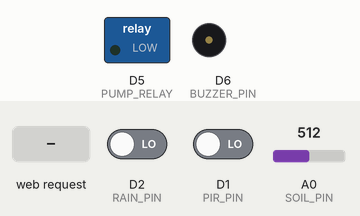
A sketch run on a simulated ESP8266 (NodeMCU). Shown: switched loads named in the sketch (green lamp = pin HIGH), buzzer (waves = sounding, pin HIGH). Inputs (shaded band) come from the test bench; at power-on: D1 (PIR_PIN) LOW, D2 (RAIN_PIN) LOW, A0 (SOIL_PIN) = 512. WiFi joins after 1.5 s; servers stay silent unless stated; what the sketch prints to the serial monitor is not drawn.

Above: at 2.8 s.
2.9 s: D1 (PIR_PIN) driven HIGH
At 4.2 s:
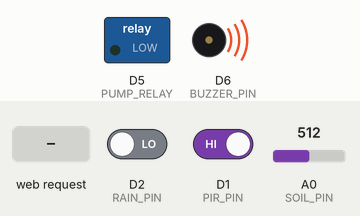
4.5 s: HTTP request GET /pump/on received
At 5.6 s:
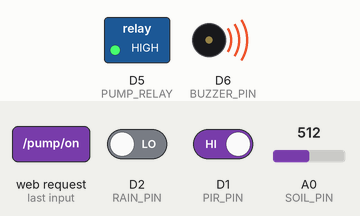
6.1 s: HTTP request GET /pump/off received
At 7.0 s:
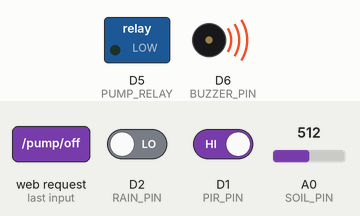
Timing chart, 0 to 9.1 s (numbered marks = the images above; inputs shaded):
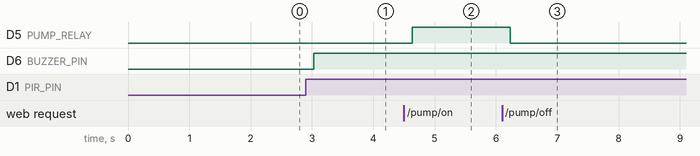

The sketch:

smart_irrigation_esp8266.ino
```cpp
/*
  SMART IRRIGATION SYSTEM - NodeMCU ESP8266
  Complete working sketch for the HTML dashboard
*/

#include <ESP8266WiFi.h>
#include <ESP8266WebServer.h>

// ===== 🔧 CHANGE THESE =====
const char* ssid     = "mechanical Dept";  // Your WiFi name
const char* password = "2026@mechanical";  // Your WiFi password
// ===========================

// ===== Pin Definitions =====
#define PIR_PIN      D1   // GPIO5 - Motion Sensor
#define RAIN_PIN     D2   // GPIO4 - Rain Sensor (Digital)
#define SOIL_PIN     A0   // Analog - Soil Moisture
#define PUMP_RELAY   D5   // GPIO14 - Water Pump Relay
#define BUZZER_PIN   D6   // GPIO12 - Buzzer

// ===== Configuration =====
int soilDryThreshold = 600;  // Calibrate this value
bool rainActiveLow = true;   // Most rain modules pull LOW when wet
const unsigned long motionAlertMs = 5000;

ESP8266WebServer server(80);

bool motionDetected = false;
bool rainDetected = false;
int soilValue = 0;
bool pumpState = false;
bool autoMode = true;
unsigned long lastMotionTime = 0;

// ============================================================
//  HTML PAGE (Same as your Smart_irrigation.html)
//  Note: You already have this file, so we'll just serve it
// ============================================================

// ===== HANDLERS =====
void handleRoot() {
  // Serve the HTML file (your Smart_irrigation.html content)
  server.send(200, "text/html", "<!DOCTYPE html><html><head><title>Smart Irrigation</title></head><body><h1>Loading...</h1><script>window.location.href='/dashboard.html';</script></body></html>");
}

void handleData() {
  String json = "{";
  json += "\"motion\":" + String(motionDetected ? "true" : "false") + ",";
  json += "\"rain\":" + String(rainDetected ? "true" : "false") + ",";
  json += "\"soil\":" + String(soilValue) + ",";
  json += "\"soilStatus\":\"" + String(soilValue > soilDryThreshold ? "Dry" : "Wet") + "\",";
  json += "\"pump\":" + String(pumpState ? "true" : "false") + ",";
  json += "\"auto\":" + String(autoMode ? "true" : "false");
  json += "}";

  // Add CORS headers
  server.sendHeader("Access-Control-Allow-Origin", "*");
  server.sendHeader("Access-Control-Allow-Methods", "GET, POST, OPTIONS");
  server.sendHeader("Access-Control-Allow-Headers", "Content-Type");
  server.send(200, "application/json", json);
}

void handlePumpOn() {
  autoMode = false;
  pumpState = true;
  digitalWrite(PUMP_RELAY, HIGH);
  server.send(200, "text/plain", "OK");
}

void handlePumpOff() {
  autoMode = false;
  pumpState = false;
  digitalWrite(PUMP_RELAY, LOW);
  server.send(200, "text/plain", "OK");
}

void handleAutoOn() {
  autoMode = true;
  server.send(200, "text/plain", "OK");
}

void handleOptions() {
  server.sendHeader("Access-Control-Allow-Origin", "*");
  server.sendHeader("Access-Control-Allow-Methods", "GET, POST, OPTIONS");
  server.sendHeader("Access-Control-Allow-Headers", "Content-Type");
  server.send(200);
}

// ============================================================
//  SETUP
// ============================================================
void setup() {
  Serial.begin(115200);
  delay(100);

  Serial.println();
  Serial.println("========================================");
  Serial.println("  🌱 SMART IRRIGATION SYSTEM");
  Serial.println("========================================");

  // Setup pins
  pinMode(PIR_PIN, INPUT);
  pinMode(RAIN_PIN, INPUT);
  pinMode(PUMP_RELAY, OUTPUT);
  pinMode(BUZZER_PIN, OUTPUT);

  digitalWrite(PUMP_RELAY, LOW);
  digitalWrite(BUZZER_PIN, LOW);

  // Connect to WiFi
  WiFi.mode(WIFI_STA);
  WiFi.begin(ssid, password);

  Serial.print("📡 Connecting to WiFi");
  int attempts = 0;
  while (WiFi.status() != WL_CONNECTED && attempts < 30) {
    delay(500);
    Serial.print(".");
    attempts++;
  }

  if (WiFi.status() == WL_CONNECTED) {
    Serial.println();
    Serial.println("✅ WiFi Connected!");
    Serial.print("📡 IP Address: ");
    Serial.println(WiFi.localIP());
  } else {
    Serial.println();
    Serial.println("⚠️ WiFi connection failed!");
    Serial.println("📡 Starting Access Point mode...");

    WiFi.softAP("SmartIrrigation", "12345678");
    Serial.print("📡 AP IP: ");
    Serial.println(WiFi.softAPIP());
    Serial.println("📱 Connect to 'SmartIrrigation' WiFi");
    Serial.println("📱 Password: 12345678");
    Serial.println("📱 Then use IP: 192.168.4.1");
  }

  // Setup web server routes
  server.on("/", HTTP_GET, handleRoot);
  server.on("/data", HTTP_GET, handleData);
  server.on("/pump/on", HTTP_GET, handlePumpOn);
  server.on("/pump/off", HTTP_GET, handlePumpOff);
  server.on("/auto/on", HTTP_GET, handleAutoOn);
  server.on("/dashboard.html", HTTP_GET, []() {
    // Serve your HTML file
    server.send(200, "text/html", R"=====(
      <!-- PASTE YOUR ENTIRE Smart_irrigation.html CONTENT HERE -->
      <!-- Or serve it from SPIFFS -->
    )=====");
  });

  // Handle CORS
  server.onNotFound([]() {
    if (server.method() == HTTP_OPTIONS) {
      handleOptions();
    } else {
      server.send(404, "text/plain", "Not Found");
    }
  });

  server.begin();

  Serial.println("🌐 HTTP Server Started!");
  Serial.println("========================================");
  Serial.println();
  Serial.println("📱 OPEN THIS IN YOUR BROWSER:");
  if (WiFi.status() == WL_CONNECTED) {
    Serial.print("   http://");
    Serial.println(WiFi.localIP());
    Serial.println();
    Serial.println("📱 OR USE THE DASHBOARD:");
    Serial.print("   http://");
    Serial.print(WiFi.localIP());
    Serial.println("/dashboard.html");
  } else {
    Serial.println("   http://192.168.4.1");
  }
  Serial.println("========================================");
}

// ============================================================
//  LOOP
// ============================================================
void loop() {
  server.handleClient();

  // ---- PIR Motion Sensor ----
  if (digitalRead(PIR_PIN) == HIGH) {
    motionDetected = true;
    lastMotionTime = millis();
    digitalWrite(BUZZER_PIN, HIGH);
  }
  if (motionDetected && millis() - lastMotionTime > motionAlertMs) {
    motionDetected = false;
    digitalWrite(BUZZER_PIN, LOW);
  }

  // ---- Rain Sensor ----
  int rainRaw = digitalRead(RAIN_PIN);
  rainDetected = rainActiveLow ? (rainRaw == LOW) : (rainRaw == HIGH);

  // ---- Soil Moisture ----
  soilValue = analogRead(SOIL_PIN);

  // ---- Auto Irrigation Logic ----
  if (autoMode) {
    if (rainDetected) {
      pumpState = false;  // Don't water when raining
    } else if (soilValue > soilDryThreshold) {
      pumpState = true;   // Soil dry → water
    } else {
      pumpState = false;  // Soil wet → stop
    }
    digitalWrite(PUMP_RELAY, pumpState ? HIGH : LOW);
  }

  delay(200);
}
```

Measured:
- after the input at 2.9 s, D6 (BUZZER_PIN): LOW → HIGH after 0.13 s
- after the input at 4.5 s, D5 (PUMP_RELAY): LOW → HIGH after 0.13 s
- after the input at 6.1 s, D5 (PUMP_RELAY): HIGH → LOW after 0.13 s
